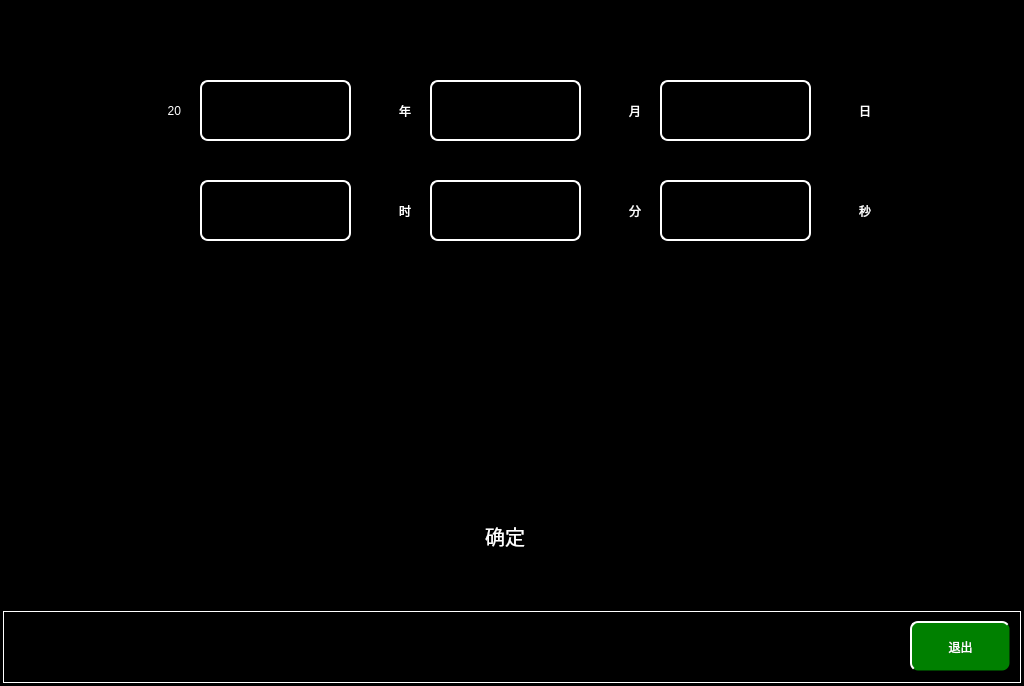
<?xml version="1.0" encoding="UTF-8"?>
<ui version="4.0">
 <class>MaintainceDatetimesetPage</class>
 <widget class="QWidget" name="MaintainceDatetimesetPage">
  <property name="geometry">
   <rect>
    <x>0</x>
    <y>0</y>
    <width>1024</width>
    <height>686</height>
   </rect>
  </property>
  <property name="windowTitle">
   <string>Form</string>
  </property>
  <property name="styleSheet">
   <string notr="true">QWidget
{
	background-color:black;
}
QPushButton
{
	border-radius:8px;
background:qlineargradient(spread:pad,x1:0,y1:0,x2:0,y2:0.4,stop:0 rgba(150,215,230,255),stop:0.4 rgba(100,170,200,255)
spread:pad,x1:0,y1:0.4,x2:0,y2:1,stop:0.4 rgba(52,136,159,255),stop:1 rgba(94,188,216,255));
color:rgb(23,176,176);
font:28px,&quot;微软雅黑&quot;;
border: 1px solid transparent;
}
QLabel
{
	color:white;
	font:28px &quot;微软雅黑&quot;
}</string>
  </property>
  <widget class="QPushButton" name="returnBtn">
   <property name="geometry">
    <rect>
     <x>910</x>
     <y>621</y>
     <width>100</width>
     <height>50</height>
    </rect>
   </property>
   <property name="focusPolicy">
    <enum>Qt::NoFocus</enum>
   </property>
   <property name="styleSheet">
    <string notr="true">QPushButton
{
	font: 20px, &quot;微软雅黑&quot;;
    color: white;
	background-color: rgb(0, 128, 0);
    border-top: 2px solid white;
	border-left: 2px solid white;

}</string>
   </property>
   <property name="text">
    <string>退出</string>
   </property>
  </widget>
  <widget class="QLabel" name="label">
   <property name="geometry">
    <rect>
     <x>3</x>
     <y>611</y>
     <width>1018</width>
     <height>72</height>
    </rect>
   </property>
   <property name="styleSheet">
    <string notr="true">
background-color: rgb(0, 0, 0);

	border:1px solid white;
</string>
   </property>
   <property name="text">
    <string/>
   </property>
  </widget>
  <widget class="QPushButton" name="YearBtn">
   <property name="geometry">
    <rect>
     <x>200</x>
     <y>80</y>
     <width>151</width>
     <height>61</height>
    </rect>
   </property>
   <property name="focusPolicy">
    <enum>Qt::NoFocus</enum>
   </property>
   <property name="styleSheet">
    <string notr="true">background-color:black;
color:rgb(30,200,200);
border:2px  solid white</string>
   </property>
   <property name="text">
    <string/>
   </property>
  </widget>
  <widget class="QPushButton" name="MonthBtn">
   <property name="geometry">
    <rect>
     <x>430</x>
     <y>80</y>
     <width>151</width>
     <height>61</height>
    </rect>
   </property>
   <property name="focusPolicy">
    <enum>Qt::NoFocus</enum>
   </property>
   <property name="styleSheet">
    <string notr="true">background-color:black;
color:rgb(30,200,200);
border:2px  solid white</string>
   </property>
   <property name="text">
    <string/>
   </property>
  </widget>
  <widget class="QPushButton" name="DayBtn">
   <property name="geometry">
    <rect>
     <x>660</x>
     <y>80</y>
     <width>151</width>
     <height>61</height>
    </rect>
   </property>
   <property name="focusPolicy">
    <enum>Qt::NoFocus</enum>
   </property>
   <property name="styleSheet">
    <string notr="true">background-color:black;
color:rgb(30,200,200);
border:2px  solid white</string>
   </property>
   <property name="text">
    <string/>
   </property>
  </widget>
  <widget class="QPushButton" name="HourBtn">
   <property name="geometry">
    <rect>
     <x>200</x>
     <y>180</y>
     <width>151</width>
     <height>61</height>
    </rect>
   </property>
   <property name="focusPolicy">
    <enum>Qt::NoFocus</enum>
   </property>
   <property name="styleSheet">
    <string notr="true">background-color:black;
color:rgb(30,200,200);
border:2px  solid white</string>
   </property>
   <property name="text">
    <string/>
   </property>
  </widget>
  <widget class="QPushButton" name="SecondBtn">
   <property name="geometry">
    <rect>
     <x>660</x>
     <y>180</y>
     <width>151</width>
     <height>61</height>
    </rect>
   </property>
   <property name="focusPolicy">
    <enum>Qt::NoFocus</enum>
   </property>
   <property name="styleSheet">
    <string notr="true">background-color:black;
color:rgb(30,200,200);
border:2px  solid white</string>
   </property>
   <property name="text">
    <string/>
   </property>
  </widget>
  <widget class="QPushButton" name="MinuteBtn">
   <property name="geometry">
    <rect>
     <x>430</x>
     <y>180</y>
     <width>151</width>
     <height>61</height>
    </rect>
   </property>
   <property name="focusPolicy">
    <enum>Qt::NoFocus</enum>
   </property>
   <property name="styleSheet">
    <string notr="true">background-color:black;
color:rgb(30,200,200);
border:2px  solid white</string>
   </property>
   <property name="text">
    <string/>
   </property>
  </widget>
  <widget class="QLabel" name="label_2">
   <property name="geometry">
    <rect>
     <x>130</x>
     <y>90</y>
     <width>51</width>
     <height>41</height>
    </rect>
   </property>
   <property name="styleSheet">
    <string notr="true"/>
   </property>
   <property name="text">
    <string>20</string>
   </property>
   <property name="alignment">
    <set>Qt::AlignRight|Qt::AlignTrailing|Qt::AlignVCenter</set>
   </property>
  </widget>
  <widget class="QLabel" name="label_3">
   <property name="geometry">
    <rect>
     <x>380</x>
     <y>90</y>
     <width>31</width>
     <height>41</height>
    </rect>
   </property>
   <property name="styleSheet">
    <string notr="true"/>
   </property>
   <property name="text">
    <string>年</string>
   </property>
   <property name="alignment">
    <set>Qt::AlignRight|Qt::AlignTrailing|Qt::AlignVCenter</set>
   </property>
  </widget>
  <widget class="QLabel" name="label_4">
   <property name="geometry">
    <rect>
     <x>610</x>
     <y>90</y>
     <width>31</width>
     <height>41</height>
    </rect>
   </property>
   <property name="styleSheet">
    <string notr="true"/>
   </property>
   <property name="text">
    <string>月</string>
   </property>
   <property name="alignment">
    <set>Qt::AlignRight|Qt::AlignTrailing|Qt::AlignVCenter</set>
   </property>
  </widget>
  <widget class="QLabel" name="label_5">
   <property name="geometry">
    <rect>
     <x>840</x>
     <y>90</y>
     <width>31</width>
     <height>41</height>
    </rect>
   </property>
   <property name="styleSheet">
    <string notr="true"/>
   </property>
   <property name="text">
    <string>日</string>
   </property>
   <property name="alignment">
    <set>Qt::AlignRight|Qt::AlignTrailing|Qt::AlignVCenter</set>
   </property>
  </widget>
  <widget class="QLabel" name="label_6">
   <property name="geometry">
    <rect>
     <x>380</x>
     <y>190</y>
     <width>31</width>
     <height>41</height>
    </rect>
   </property>
   <property name="styleSheet">
    <string notr="true"/>
   </property>
   <property name="text">
    <string>时</string>
   </property>
   <property name="alignment">
    <set>Qt::AlignRight|Qt::AlignTrailing|Qt::AlignVCenter</set>
   </property>
  </widget>
  <widget class="QLabel" name="label_7">
   <property name="geometry">
    <rect>
     <x>610</x>
     <y>190</y>
     <width>31</width>
     <height>41</height>
    </rect>
   </property>
   <property name="styleSheet">
    <string notr="true"/>
   </property>
   <property name="text">
    <string>分</string>
   </property>
   <property name="alignment">
    <set>Qt::AlignRight|Qt::AlignTrailing|Qt::AlignVCenter</set>
   </property>
  </widget>
  <widget class="QLabel" name="label_8">
   <property name="geometry">
    <rect>
     <x>840</x>
     <y>190</y>
     <width>31</width>
     <height>41</height>
    </rect>
   </property>
   <property name="styleSheet">
    <string notr="true"/>
   </property>
   <property name="text">
    <string>秒</string>
   </property>
   <property name="alignment">
    <set>Qt::AlignRight|Qt::AlignTrailing|Qt::AlignVCenter</set>
   </property>
  </widget>
  <widget class="QPushButton" name="ConfirmBtn">
   <property name="geometry">
    <rect>
     <x>370</x>
     <y>511</y>
     <width>270</width>
     <height>50</height>
    </rect>
   </property>
   <property name="focusPolicy">
    <enum>Qt::NoFocus</enum>
   </property>
   <property name="styleSheet">
    <string notr="true">color:white;font:20px;</string>
   </property>
   <property name="text">
    <string>确定</string>
   </property>
  </widget>
  <zorder>label</zorder>
  <zorder>returnBtn</zorder>
  <zorder>YearBtn</zorder>
  <zorder>MonthBtn</zorder>
  <zorder>DayBtn</zorder>
  <zorder>HourBtn</zorder>
  <zorder>SecondBtn</zorder>
  <zorder>MinuteBtn</zorder>
  <zorder>label_2</zorder>
  <zorder>label_3</zorder>
  <zorder>label_4</zorder>
  <zorder>label_5</zorder>
  <zorder>label_6</zorder>
  <zorder>label_7</zorder>
  <zorder>label_8</zorder>
  <zorder>ConfirmBtn</zorder>
 </widget>
 <resources/>
 <connections/>
</ui>
